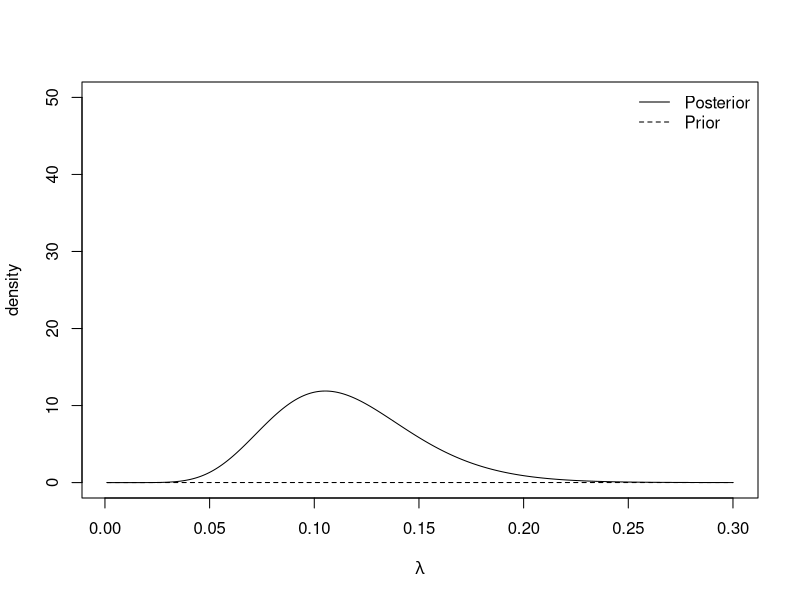
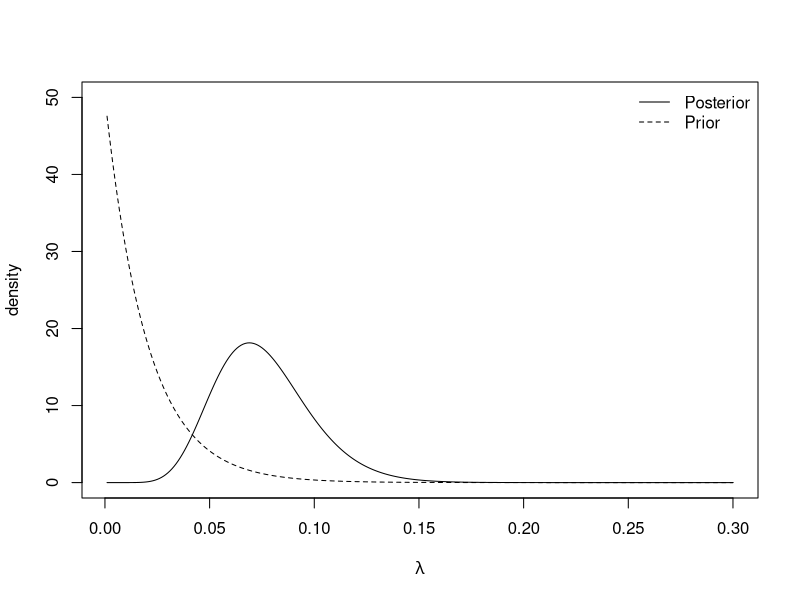
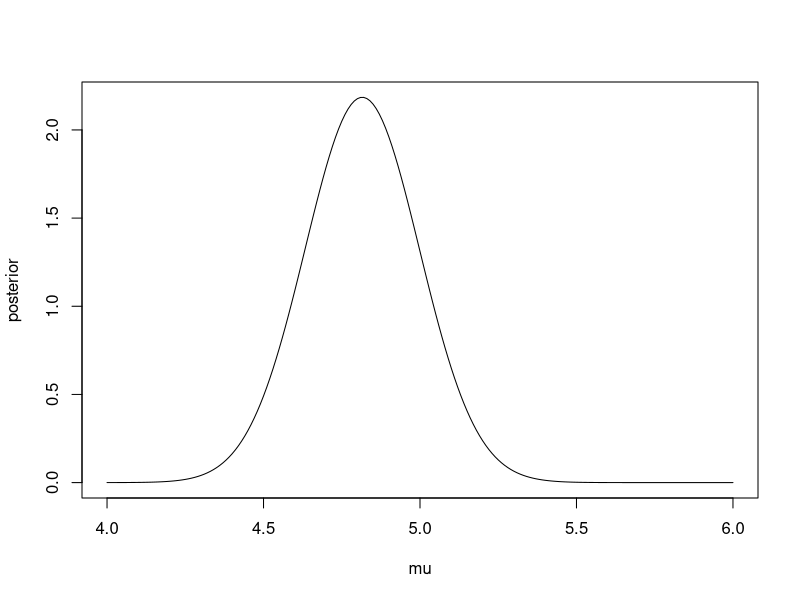
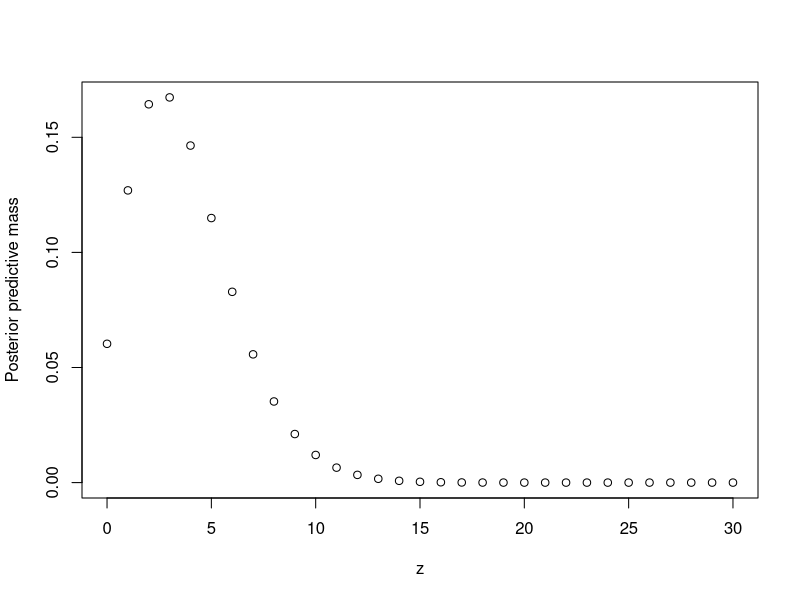
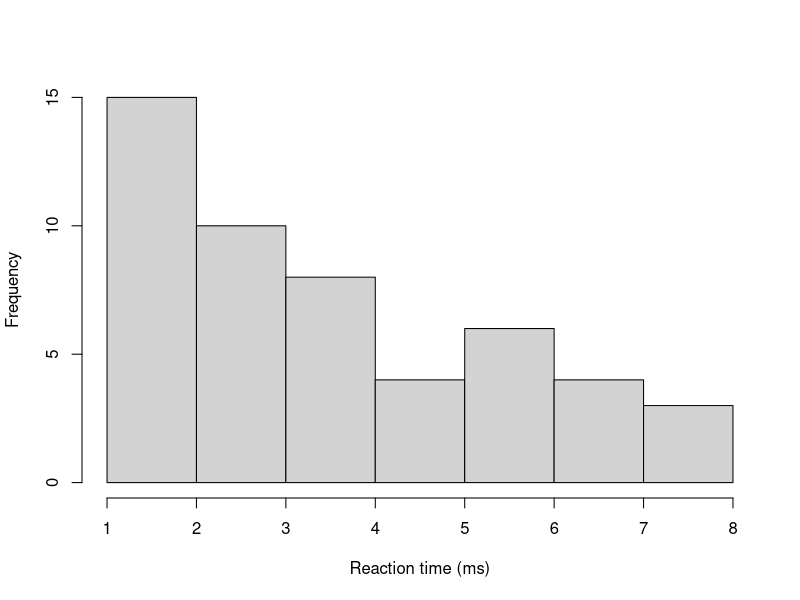
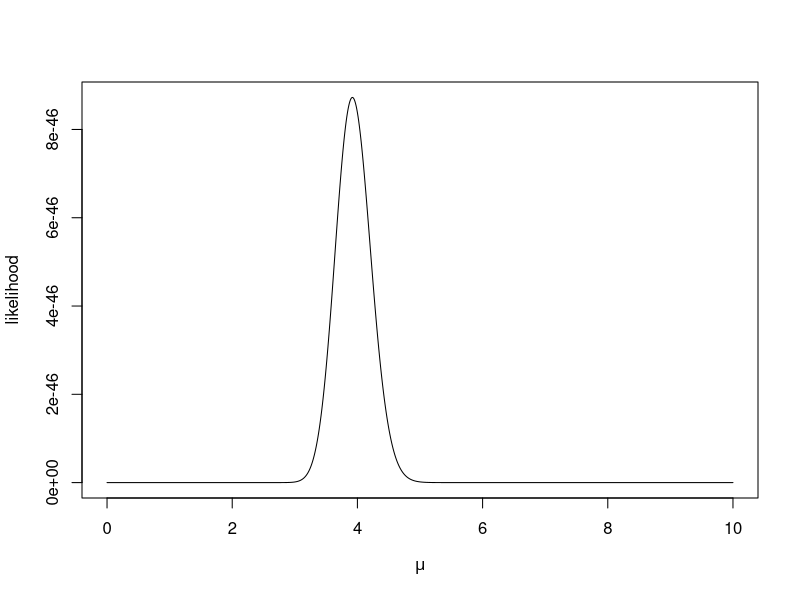
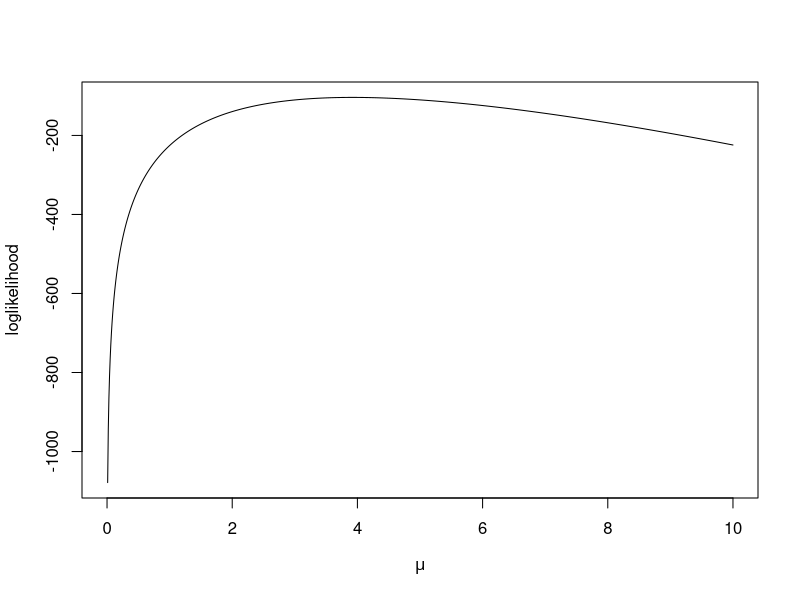
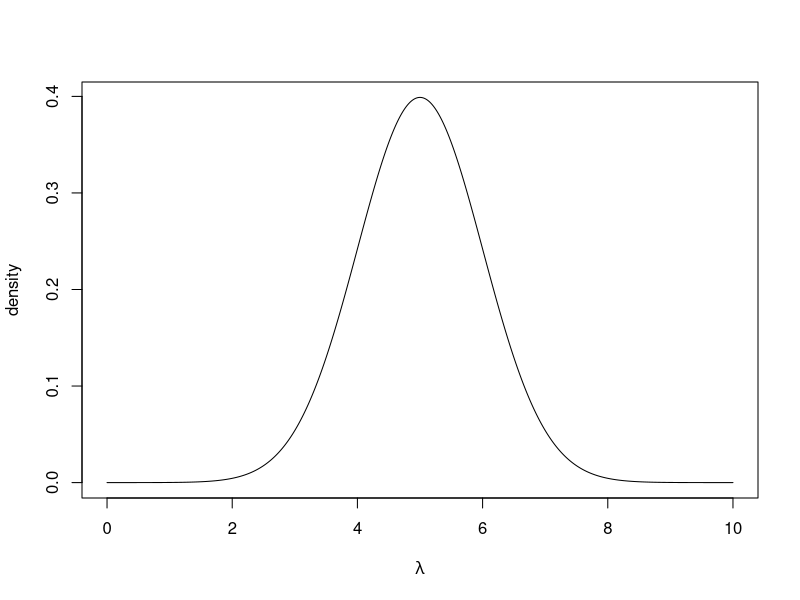

Write R code to recreate these figures, in order.
## ---- chunk 1
cred.int.95 <- qbeta(c(0.025, 0.975), 4, 198)
round(cred.int.95, 3)
## ---- chunk 2
plot.distributions <- function(gamma.prior){
  #evaluate at selected values of lambda
  lambda <- seq(0.001, 0.3, 0.001) 
  
  #evaluate prior density
  prior <- dexp(lambda, rate = gamma.prior)
  
  #evaluate posterior density
  posterior <- dgamma(lambda, shape = 11, rate = 95 + gamma.prior)
  
  
  #plot
  plot(lambda, posterior, type= 'l', 
       ylim = c(0, 50), xlab = expression(lambda), ylab = "density")
  lines(lambda, prior, lty = 2)
  legend('topright', lty = c(1, 2), legend = c("Posterior", "Prior"),  
         bty = "n")
}

plot.distributions(0.01)
plot.distributions(50)
## ---- chunk 3
round(qgamma(c(0.025, 0.975), 11, 95.01), 3)
## ---- chunk 4
#data
N <- 30
sigma <- 1
y <- rnorm(N, 5, sigma)

#prior
sigma0 <- 1000
mu0     <- 0

#posterior
sigma1.sq <- (1/(sigma0^2)  + N/(sigma^2))^-1
mu1       <- sigma1.sq*(sum(y)/(sigma^2) + mu0/(sigma0^2))

c(mu1, sigma1.sq) #output mean and variance

#Create plot
mu <- seq(4, 6, 0.01)
posterior <- dnorm(mu, mean = mu1, sd = sqrt(sigma1.sq))
plot(mu, posterior, type ='l')

## ---- chunk 5
qnorm(c(0.025, 0.975), mu1, sqrt(sigma1.sq))
## ---- chunk 6
beta.binom.posterior.predictive.distribution <- function(z){
  
  
  numerator <- gamma(32)*gamma(z + 4)*gamma(58-z)
  denominator <- gamma(4)*gamma(28)*gamma(62)
  
  output <- choose(30, z)*numerator/denominator
  return(output)
  
}
## ---- chunk 7
z <- 0:30
ppd <- beta.binom.posterior.predictive.distribution(z)
sum(ppd)
plot(z, ppd, xlab = "z", ylab = "Posterior predictive mass")
## ---- chunk 8
z%*%ppd #expectation
cbind(z, cumsum(ppd)) #CDF
## ---- chunk 9
y <- c(2, 6, 2, 3, 4, 3, 4, 3, 1, 2, 3, 2, 6, 6, 2, 3, 5, 1, 2, 2, 4, 2, 5, 3,
       6, 4, 1, 2, 7, 8, 4, 3, 7, 3, 3, 5, 2, 6, 1, 3, 7, 4, 2, 6, 8, 8, 4, 5,
       7, 4)
hist(y, main = "", xlab = "Reaction time (ms)")
mean(y)
## ---- chunk 10
lambda <- seq(0, 10, 0.01) #grid of lambda values
likelihood.function <- function(lambda, y) prod(dpois(y, lambda)) #compute likelihood
log.likelihood.function  <- function(lambda, y) sum(dpois(y, lambda, log = TRUE)) #compute loglikelihood
likelihood <- sapply(lambda,  likelihood.function, y) #evaluate at grid of points
log.likelihood <- sapply(lambda,  log.likelihood.function, y) #evaluate at grid of points

#Plot likelihood
plot(lambda, likelihood, 
     xlab = expression(mu), ylab = "likelihood", type = 'l')
plot(lambda, log.likelihood, 
     xlab = expression(mu), ylab = "loglikelihood", type = 'l')
## ---- chunk 11
lambda   <- seq(0, 10, 0.01) #grid of lambda values
prior    <- dnorm(lambda, 5, 1)
log.prior <- dnorm(lambda, 5, 1, log = TRUE)
plot(lambda, prior, type = 'l', xlab = expression(lambda), ylab = "density")
plot(lambda, log.prior, type = 'l', 
     xlab = expression(lambda), ylab = "log density")
## ---- chunk 12
posterior <- prior*likelihood
integrating.factor <- 0.5*0.01*(posterior[1] + posterior[1001] + 2*sum(posterior[-c(1, 1001)])) #Using trapezium rule
posterior <- posterior/integrating.factor #normalise
plot(lambda, posterior, type = 'l', xlab = expression(lambda), 
     ylab = "posterior density")
## ---- chunk 13
lambda[which.max(posterior)]
## ---- chunk 14
y <- c(1.95, 1.46, 4.81, 1.52, 4.24, 3.00, 0.46, 2.27, 1.76, 0.41)
